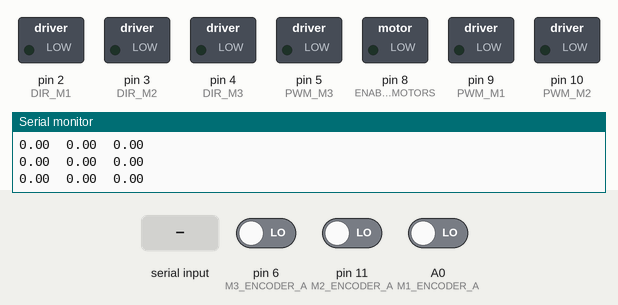
This sketch was run on a simulated Arduino Uno, built with avr-gcc and run on an emulated ATmega328P. Parts: switched loads named in the sketch (green lamp = pin HIGH), the last lines printed to the serial monitor. Inputs (shaded band) come from the test bench; at power-on: pin 6 (M3_ENCODER_A) LOW, pin 11 (M2_ENCODER_A) LOW, A0 (M1_ENCODER_A) LOW.

Above: at 3.2 s.
3.3 s: "90,45,200\n" received over Serial
At 4.3 s:
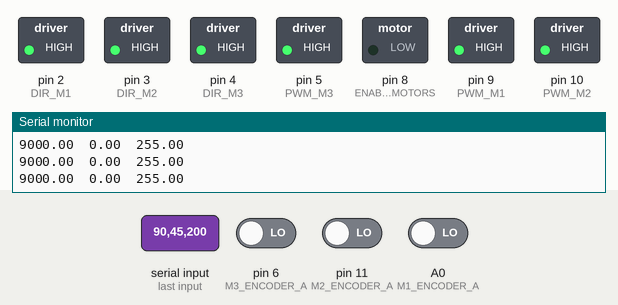
Timing chart, 0 to 6.3 s (numbered marks = the images above; inputs shaded):
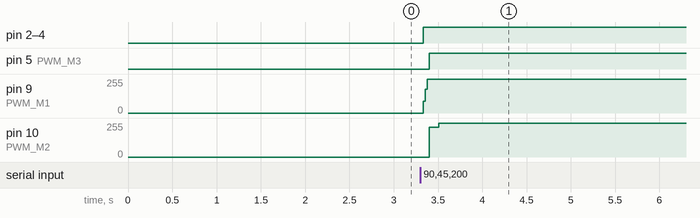

The sketch:

motorControlOLD.ino
```cpp
//This provides a library to set pin change interrupts which we will use for the encoders
#include "PinChangeInt.h"

//Use for PID control of motors
#include <PID_v1.h>


// Encoders
#define M1_ENCODER_A A0
#define M1_ENCODER_B A1
#define M2_ENCODER_A 11
#define M2_ENCODER_B 13
#define M3_ENCODER_A 6
#define M3_ENCODER_B 7

//Motors
#define TICKS_PER_REV 980 // Using Pololu 20.4:1 25D gearmotor 48 tick/rev
#define WHEEL_DIAMETER 0.058
#define DROIDRADIUS 0.15
// L9958 DIRection pins
#define DIR_M1 2
#define DIR_M2 3
#define DIR_M3 4
// L9958 PWM pins
#define PWM_M1 9
#define PWM_M2 10    // Timer1
#define PWM_M3 5
// L9958 Enable for all 4 motors
#define ENABLE_MOTORS 8

int pwm1, pwm2, pwm3;
int dir1, dir2, dir3;

char dataString[50] = {0};


// PID variables
//#define KP_AGG 15
//#define KI_AGG 250
//#define KD_AGG 0
//
//#define KP_CON 10
//#define KI_CON 0
//#define KD_CON 0.01
#define KP_AGG 15
#define KI_AGG 50
#define KD_AGG 0

#define KP_CON 10
#define KI_CON 0
#define KD_CON 0.1
// Set threshold for change in controller parameters. Defined as absolute error from setpoint (motor speed in m/s)
#define CON_THRESH 0.1

volatile double speed_M1, speed_M2, speed_M3;         // Used for input measurement to PID
double out_M1, out_M2, out_M3;                        // Output from PID to power motors
double setspeed_M1, setspeed_M2, setspeed_M3;         // Target speed for motors
double pidSampleRate;

// PID Constructor
PID PID_M1(&speed_M1, &out_M1, &setspeed_M1, KP_AGG, KI_AGG, KD_AGG,P_ON_M, DIRECT);
PID PID_M2(&speed_M2, &out_M2, &setspeed_M2, KP_AGG, KI_AGG, KD_AGG,P_ON_M, DIRECT);
PID PID_M3(&speed_M3, &out_M3, &setspeed_M3, KP_AGG, KI_AGG, KD_AGG,P_ON_M, DIRECT);

// Variables to store the number of encoder pulses
// for each motor
volatile signed long M1_Count = 0;
volatile signed long M2_Count = 0;
volatile signed long M3_Count = 0;

volatile float heading_angle = 0;

volatile float val = 0;
volatile float data[] = {0, 0, 0};
char delimiters[] = ",";
char* valPosition;
char charData[50];


/////////////////////////////////////////////////////////////////////////////////////////////
// SETUP ////////////////////////////////////////////////////////////////////////////////////
/////////////////////////////////////////////////////////////////////////////////////////////
void setup() {

  //initialize Timer2
  noInterrupts(); // disable all interrupts
  TCCR2A = 0;
  TCCR2B = 0;
  TCNT2 = 0;

  OCR2A = 255; // compare match register 16MHz/256/2Hz
  TCCR2A |= (1 << WGM21); // CTC mode
  TCCR2B |= (1 << CS22); // 1024 prescaler
  TCCR2B |= (1 << CS21); // 1024 prescaler
  TCCR2B |= (1 << CS20); // 1024 prescaler
  TIMSK2 |= (1 << OCIE2A); // enable timer compare interrupt
  interrupts(); // enable all interrupts

  pinMode(M1_ENCODER_A, INPUT);
  pinMode(M1_ENCODER_B, INPUT);
  pinMode(M2_ENCODER_A, INPUT);
  pinMode(M2_ENCODER_B, INPUT);
  pinMode(M3_ENCODER_A, INPUT);
  pinMode(M3_ENCODER_B, INPUT);

  // initialize hardware interrupts
  attachPinChangeInterrupt(M1_ENCODER_A, M1EncoderEvent, CHANGE);
  attachPinChangeInterrupt(M2_ENCODER_A, M2EncoderEvent, CHANGE);
  attachPinChangeInterrupt(M3_ENCODER_A, M3EncoderEvent, CHANGE);

  //Motor stuff

  // PID variable setup
  speed_M1 = 0;
  speed_M2 = 0;
  speed_M3 = 0;
  setspeed_M1 = 0;
  setspeed_M2 = 0;
  setspeed_M3 = 0;

  //Set PID compute rate in milliseconds (default = 100)
  pidSampleRate = 20;
  PID_M1.SetSampleTime(pidSampleRate);
  // Configure for backwards values too
  PID_M1.SetOutputLimits(-255, 255);
  PID_M2.SetOutputLimits(-255, 255);
  PID_M3.SetOutputLimits(-255, 255);
  // Turn the PIDs on
  PID_M1.SetMode(AUTOMATIC);
  PID_M2.SetMode(AUTOMATIC);
  PID_M3.SetMode(AUTOMATIC);

  // L9958 DIRection pins
  pinMode(DIR_M1, OUTPUT);
  pinMode(DIR_M2, OUTPUT);
  pinMode(DIR_M3, OUTPUT);

  // L9958 PWM pins
  pinMode(PWM_M1, OUTPUT);  digitalWrite(PWM_M1, LOW);
  pinMode(PWM_M2, OUTPUT);  digitalWrite(PWM_M2, LOW);
  pinMode(PWM_M3, OUTPUT);  digitalWrite(PWM_M3, LOW);

  // L9958 Enable for all 4 motors
  pinMode(ENABLE_MOTORS, OUTPUT);  digitalWrite(ENABLE_MOTORS, LOW);   // HIGH = disabled

  Serial.begin(9600);

  delay(2000);


}


/////////////////////////////////////////////////////////////////////////////////////////////
// LOOP /////////////////////////////////////////////////////////////////////////////////////
/////////////////////////////////////////////////////////////////////////////////////////////
void loop() {

  // Check serial comms for new vel/heading/angular_vel
  if (Serial.available() > 0)
  {

    //Store the data in to the varaible data
    String str = Serial.readStringUntil('\n');
    str.toCharArray(charData, 50);
    valPosition = strtok(charData, delimiters);
    data[0] = 0;
    data[1] = 0;
    data[2] = 0;

    for (int i = 0; i < 3; i++) {
      data[i] = atof(valPosition);
      //Serial.print(data[i]);
      valPosition = strtok(NULL, delimiters);
    }

    // Update the measured motor speeds
    computeVelocities(data[0], data[1], data[2]);

  }

  // Print some diagnostics
  Serial.print(setspeed_M1 *100);
  Serial.print("\t");
  Serial.print(speed_M1 *100);
  Serial.print("\t");
  Serial.println(out_M1);

//  Serial.print("M2 set: ");
//  Serial.print(setspeed_M2);
//  Serial.print(" PWM: ");
//  Serial.print(out_M2);
//  Serial.print(" spd: ");
//  Serial.println(speed_M2);
//
//  Serial.print("M3 set: ");
//  Serial.print(setspeed_M3);
//  Serial.print(" PWM: ");
//  Serial.print(out_M3);
//  Serial.print(" spd: ");
//  Serial.println(speed_M3);

  // This seems really hacky, look at better way of achieving this

  // Check if need to switch between aggressive/conservative PID tuning values
//  if (abs(speed_M1 - setspeed_M1) < CON_THRESH){
//    PID_M1.SetTunings(KP_CON, KI_CON, KD_CON);
//    // Clear the integral buildup (CHECK THIS!!)
//    PID_M1.SetMode(MANUAL);
//    PID_M1.SetMode(AUTOMATIC);
//  } else {
//    PID_M1.SetTunings(KP_AGG, KI_AGG, KD_AGG);
//  }
//
//  if (abs(speed_M2 - setspeed_M2) < CON_THRESH){
//    PID_M2.SetTunings(KP_CON, KI_CON, KD_CON);
//    // Clear the integral buildup
//    PID_M2.SetMode(MANUAL);
//    PID_M2.SetMode(AUTOMATIC);
//    } else {
//    PID_M2.SetTunings(KP_AGG, KI_AGG, KD_AGG);
//  }
//
//  if (abs(speed_M3 - setspeed_M3) < CON_THRESH){
//    // Clear the integral buildup
//    PID_M3.SetTunings(KP_CON, KI_CON, KD_CON);
//    PID_M3.SetMode(MANUAL);
//    PID_M3.SetMode(AUTOMATIC);
//  } else {
//    PID_M3.SetTunings(KP_AGG, KI_AGG, KD_AGG);
//  }


  PID_M1.Compute();
  PID_M2.Compute();
  PID_M3.Compute();

  // Write to the motor directions and pwm power
  // Set to 0,0,0 for dead stop
  if (setspeed_M1==0 && setspeed_M2==0 && setspeed_M3==0){

    // Aggressively drive PID to 0,0,0 and park
    PID_M1.SetTunings(KP_AGG, KI_AGG, KD_AGG);

    if (abs(out_M1) <= 1){

      PID_M1.SetMode(MANUAL);
      PID_M2.SetMode(MANUAL);
      PID_M3.SetMode(MANUAL);
      analogWrite(PWM_M1, 0);
      analogWrite(PWM_M2, 0);
      analogWrite(PWM_M3, 0);
      PID_M1.SetMode(AUTOMATIC);
      PID_M2.SetMode(AUTOMATIC);
      PID_M3.SetMode(AUTOMATIC);}


// Allow for negative (Reverse) velocity
  } else {
    if (out_M1 < 0) {
      digitalWrite(DIR_M1, LOW);
    } else {
      digitalWrite(DIR_M1, HIGH);
    }
    analogWrite(PWM_M1, int(abs(out_M1)));

    if (out_M2 < 0) {
      digitalWrite(DIR_M2, LOW);
    } else {
      digitalWrite(DIR_M2, HIGH);
    }
    analogWrite(PWM_M2, int(abs(out_M2)));

    if (out_M3 < 0) {
      digitalWrite(DIR_M3, LOW);
    } else {
      digitalWrite(DIR_M3, HIGH);
    }
    analogWrite(PWM_M3, int(abs(out_M3)));
  }
}


/////////////////////////////////////////////////////////////////////////////////////////////
// INTERRUPTS ///////////////////////////////////////////////////////////////////////////////
/////////////////////////////////////////////////////////////////////////////////////////////
ISR(TIMER2_COMPA_vect) // timer compare interrupt service routine - fires every 0.01632 seconds
{
  // Ticks per second
  // Don't know why but M2 and M3 counts are backwards.
  // Possible swapped wiring of encoders or swapped pin defs?
  speed_M1 = ticks2metres(-M1_Count / 0.01632);
  speed_M2 = ticks2metres(M2_Count / 0.01632);
  speed_M3 = ticks2metres(M3_Count / 0.01632);

  M1_Count = 0;
  M2_Count = 0;
  M3_Count = 0;
}


// encoder event for the interrupt call
void M1EncoderEvent() {
  if (digitalRead(M1_ENCODER_A) == HIGH) {
    if (digitalRead(M1_ENCODER_B) == LOW) {
      M1_Count++;
    } else {
      M1_Count--;
    }
  } else {
    if (digitalRead(M1_ENCODER_B) == LOW) {
      M1_Count--;
    } else {
      M1_Count++;
    }
  }
}


// encoder event for the interrupt call
void M2EncoderEvent() {
  if (digitalRead(M2_ENCODER_A) == HIGH) {
    if (digitalRead(M2_ENCODER_B) == LOW) {
      M2_Count++;
    } else {
      M2_Count--;
    }
  } else {
    if (digitalRead(M2_ENCODER_B) == LOW) {
      M2_Count--;
    } else {
      M2_Count++;
    }
  }
}

// encoder event for the interrupt call
void M3EncoderEvent() {
  if (digitalRead(M3_ENCODER_A) == HIGH) {
    if (digitalRead(M3_ENCODER_B) == LOW) {
      M3_Count++;
    } else {
      M3_Count--;
    }
  } else {
    if (digitalRead(M3_ENCODER_B) == LOW) {
      M3_Count--;
    } else {
      M3_Count++;
    }
  }
}


/////////////////////////////////////////////////////////////////////////////////////////////
// OTHER FUNCTIONS //////////////////////////////////////////////////////////////////////////
/////////////////////////////////////////////////////////////////////////////////////////////

void computeVelocities(float vel, float heading, float angular_vel) {
  // 3 wheel omniwheel kinematics
  // Transforms from velocity/heading/angular velocity to motor speeds

//  setspeed_M1 = -((vel * (-0.5 * cos(heading) - sqrt(3) / 2 * sin(heading))) + (2 * angular_vel * DROIDRADIUS));
//  setspeed_M2 = -((vel * (-0.5 * cos(heading) + sqrt(3) / 2 * sin(heading))) + (2 * angular_vel * DROIDRADIUS));
//  setspeed_M3 = -(vel * cos(heading) + (2 * angular_vel * DROIDRADIUS));
  setspeed_M1 = vel;
  setspeed_M2 = heading;
  setspeed_M3 = angular_vel;

}

double ticks2metres(int ticks) {
  return double(ticks) / TICKS_PER_REV * PI * WHEEL_DIAMETER;
}
```

Measured:
- after the input at 3.3 s, pin 2 (DIR_M1), pin 3 (DIR_M2), pin 4 (DIR_M3): LOW → HIGH at once; pin 5 (PWM_M3): LOW → HIGH after 0.10 s; pin 9 (PWM_M1): 0/255 → 255/255 at once; pin 10 (PWM_M2): 0/255 → 225/255 after 0.10 s, → 255/255 0.11 s later
